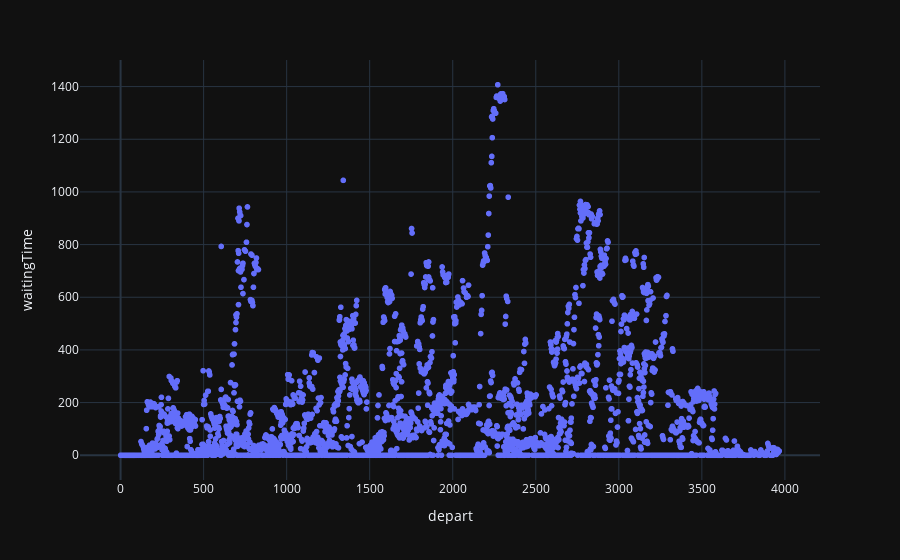

Write notebook code for a chart like this one.
### Code cell
fig = px.scatter(baseline, x="depart", y="waitingTime")
fig.show()

### Figure 1 — Plotly figure (JSON) as saved in the notebook; plotly's stock layout.template omitted (floating-point values rounded to 4 significant figures; data arrays with more than 128 entries replaced by an {"elided": "..."} marker saying what was removed)
{"data": [{"hovertemplate": "depart=%{x}<br>waitingTime=%{y}<extra></extra>", "legendgroup": "", "marker": {"color": "#636efa", "symbol": "circle"}, "mode": "markers", "name": "", "showlegend": false, "x": {"elided": "3524 float values"}, "xaxis": "x", "y": {"elided": "3524 float values"}, "yaxis": "y", "type": "scattergl"}], "layout": {"xaxis": {"anchor": "y", "domain": [0.0, 1.0], "title": {"text": "depart"}}, "yaxis": {"anchor": "x", "domain": [0.0, 1.0], "title": {"text": "waitingTime"}}, "legend": {"tracegroupgap": 0}, "margin": {"t": 60}}}
